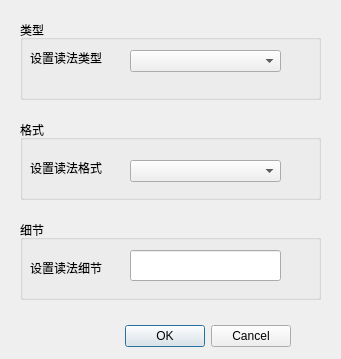
<?xml version="1.0" encoding="UTF-8"?>
<ui version="4.0">
 <class>set_sayas_dialog</class>
 <widget class="QDialog" name="set_sayas_dialog">
  <property name="geometry">
   <rect>
    <x>0</x>
    <y>0</y>
    <width>341</width>
    <height>359</height>
   </rect>
  </property>
  <property name="windowTitle">
   <string>设置读法</string>
  </property>
  <property name="windowIcon">
   <iconset>
    <normaloff>editor.png</normaloff>editor.png</iconset>
  </property>
  <widget class="QDialogButtonBox" name="buttonBox">
   <property name="geometry">
    <rect>
     <x>120</x>
     <y>320</y>
     <width>171</width>
     <height>32</height>
    </rect>
   </property>
   <property name="orientation">
    <enum>Qt::Horizontal</enum>
   </property>
   <property name="standardButtons">
    <set>QDialogButtonBox::Cancel|QDialogButtonBox::Ok</set>
   </property>
  </widget>
  <widget class="QGroupBox" name="groupBox">
   <property name="enabled">
    <bool>true</bool>
   </property>
   <property name="geometry">
    <rect>
     <x>20</x>
     <y>20</y>
     <width>301</width>
     <height>80</height>
    </rect>
   </property>
   <property name="title">
    <string>类型</string>
   </property>
   <widget class="QComboBox" name="set_sayas_type">
    <property name="geometry">
     <rect>
      <x>110</x>
      <y>30</y>
      <width>151</width>
      <height>22</height>
     </rect>
    </property>
   </widget>
   <widget class="QLabel" name="label">
    <property name="geometry">
     <rect>
      <x>10</x>
      <y>30</y>
      <width>91</width>
      <height>16</height>
     </rect>
    </property>
    <property name="text">
     <string>设置读法类型</string>
    </property>
   </widget>
  </widget>
  <widget class="QGroupBox" name="groupBox_2">
   <property name="enabled">
    <bool>true</bool>
   </property>
   <property name="geometry">
    <rect>
     <x>20</x>
     <y>120</y>
     <width>301</width>
     <height>80</height>
    </rect>
   </property>
   <property name="title">
    <string>格式</string>
   </property>
   <widget class="QLabel" name="label_2">
    <property name="geometry">
     <rect>
      <x>10</x>
      <y>40</y>
      <width>91</width>
      <height>16</height>
     </rect>
    </property>
    <property name="text">
     <string>设置读法格式</string>
    </property>
   </widget>
   <widget class="QComboBox" name="set_sayas_format">
    <property name="enabled">
     <bool>true</bool>
    </property>
    <property name="geometry">
     <rect>
      <x>110</x>
      <y>40</y>
      <width>151</width>
      <height>22</height>
     </rect>
    </property>
   </widget>
  </widget>
  <widget class="QGroupBox" name="groupBox_3">
   <property name="geometry">
    <rect>
     <x>20</x>
     <y>220</y>
     <width>301</width>
     <height>80</height>
    </rect>
   </property>
   <property name="title">
    <string>细节</string>
   </property>
   <widget class="QLabel" name="label_3">
    <property name="geometry">
     <rect>
      <x>10</x>
      <y>40</y>
      <width>91</width>
      <height>16</height>
     </rect>
    </property>
    <property name="text">
     <string>设置读法细节</string>
    </property>
   </widget>
   <widget class="QLineEdit" name="set_sayas_detail">
    <property name="geometry">
     <rect>
      <x>110</x>
      <y>30</y>
      <width>151</width>
      <height>31</height>
     </rect>
    </property>
   </widget>
  </widget>
 </widget>
 <resources/>
 <connections>
  <connection>
   <sender>buttonBox</sender>
   <signal>accepted()</signal>
   <receiver>set_sayas_dialog</receiver>
   <slot>accept()</slot>
   <hints>
    <hint type="sourcelabel">
     <x>248</x>
     <y>254</y>
    </hint>
    <hint type="destinationlabel">
     <x>157</x>
     <y>274</y>
    </hint>
   </hints>
  </connection>
  <connection>
   <sender>buttonBox</sender>
   <signal>rejected()</signal>
   <receiver>set_sayas_dialog</receiver>
   <slot>reject()</slot>
   <hints>
    <hint type="sourcelabel">
     <x>316</x>
     <y>260</y>
    </hint>
    <hint type="destinationlabel">
     <x>286</x>
     <y>274</y>
    </hint>
   </hints>
  </connection>
 </connections>
</ui>
